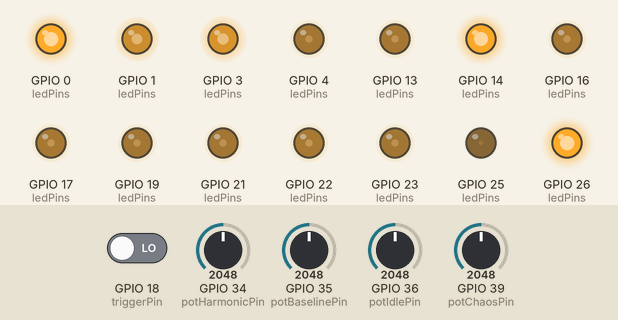
A sketch run on a simulated ESP32. Shown: output pins drawn as LEDs (lit = HIGH). Inputs (shaded band) come from the test bench; at power-on: GPIO 35 (potBaselinePin) = 2048, GPIO 36 (potIdlePin) = 2048, GPIO 18 (triggerPin) LOW, GPIO 39 (potChaosPin) = 2048, GPIO 34 (potHarmonicPin) = 2048. Random numbers use the default seed unless the sketch sets one.

Above: at 1.2 s.
1.3 s: GPIO 35 (potBaselinePin) set to 1960
At 2.0 s:
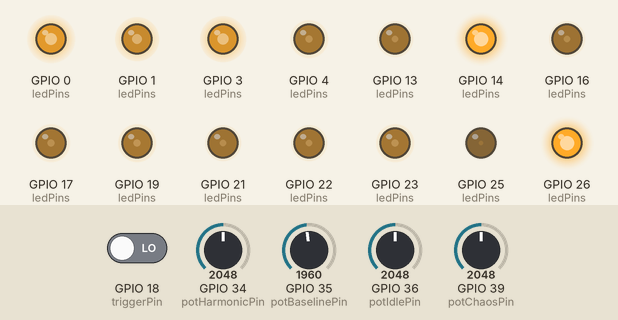
4.3 s: GPIO 36 (potIdlePin) set to 1960
At 4.46 s:
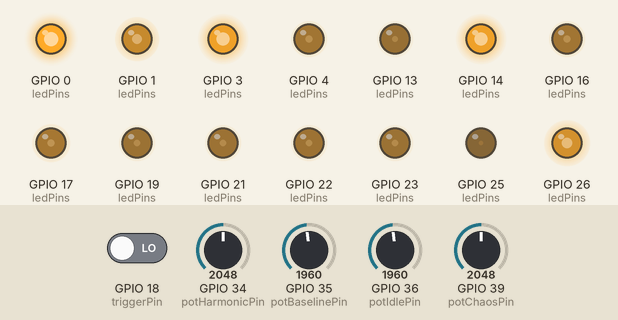
7.3 s: GPIO 18 (triggerPin) driven HIGH
At 7.54 s:
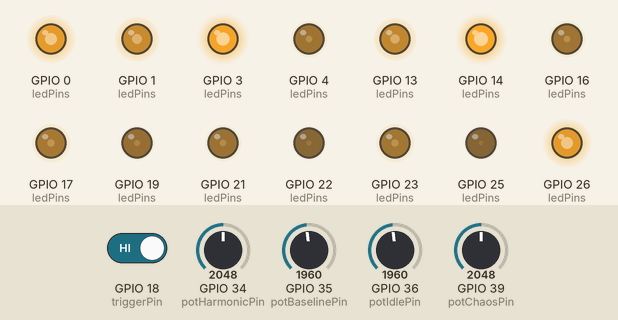
Timing chart, 0 to 8.2 s (numbered marks = the images above; inputs shaded):
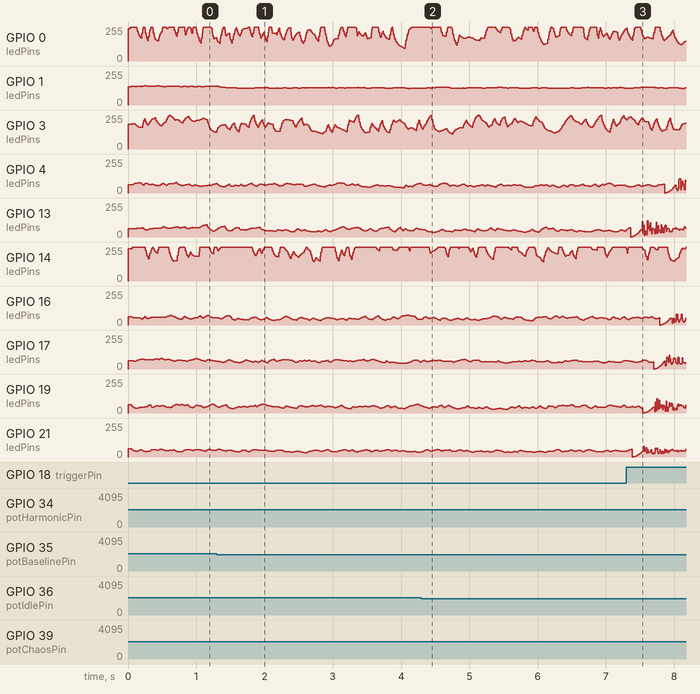

The sketch:

dynFlameSimV1.ino
```cpp
// --- PIN DEFINITIONS ---
const int triggerPin = 18; // Connect a button from this pin to GND

// Potentiometer pins (Master Adjustments)
const uint8_t potIdlePin = 36;      // Adjusts idle flicker intensity
const uint8_t potChaosPin = 39;     // Adjusts chaotic amplitude
const uint8_t potHarmonicPin = 34;  // Adjusts the duration/damping of the harmonic ringing
const uint8_t potBaselinePin = 35;  // Adjusts the overall baseline brightness

// --- MULTI-LED SETUP ---
const int NUM_FLAMES = 14;
const int ledPins[NUM_FLAMES] = {3, 1, 25, 26, 0, 14, 13, 21, 22, 19, 23, 17, 16, 4};

const int freq = 5000;
const int resolution = 12; // 0-4095

enum FlameState { IDLE, DROP, CHAOTIC, HARMONIC };
enum Location { STERN, CABIN, BINNACLE, BATTLE, KITCHEN };

// --- THE FLAME CLASS ---
class Flame {
  public:
    int ledPin;
    FlameState currentState = IDLE;
    Location locationType;
    unsigned long stateStartTime = 0;

    float currentIdlePWM;
    float targetIdlePWM;
    unsigned long lastIdleChange = 0;

    // Internal base recipe values specific to this location
    int baseBaseline;
    int baseIdleIntensity;
    int baseChaosAmplitude;
    float baseHarmonicDamping;

    // "Personality" variables to make each LED unique
    int brightnessOffset;
    float flickerSpeedMod;
    float chaosMod;

    void init(int pin, Location loc) {
      ledPin = pin;
      locationType = loc;
      ledcAttach(ledPin, freq, resolution);

      // Generate unique personality for this specific lantern
      brightnessOffset = random(-200, 200);
      flickerSpeedMod = random(80, 120) / 100.0; // 0.8x to 1.2x speed
      chaosMod = random(80, 120) / 100.0;        // 0.8x to 1.2x chaos intensity

      // Load the historical recipe based on the location
      switch (locationType) {
        case STERN:
          baseBaseline = 3500;
          baseIdleIntensity = 800;
          baseChaosAmplitude = 1500;
          baseHarmonicDamping = 0.010; // Low damping: bounces around a lot
          break;
        case CABIN:
          baseBaseline = 3000;
          baseIdleIntensity = 100;
          baseChaosAmplitude = 800;
          baseHarmonicDamping = 0.040; // High damping: settles very fast
          break;
        case BINNACLE:
          baseBaseline = 1000;
          baseIdleIntensity = 20;
          baseChaosAmplitude = 200;
          baseHarmonicDamping = 0.050; // Max damping: highly protected, stiff flame
          break;
        case BATTLE:
          baseBaseline = 2000;
          baseIdleIntensity = 400;
          baseChaosAmplitude = 1000;
          baseHarmonicDamping = 0.025; // Medium stats
          break;
        case KITCHEN:
          baseBaseline = 4000;
          baseIdleIntensity = 1500;
          baseChaosAmplitude = 2000;
          baseHarmonicDamping = 0.001; // Minimum damping: chaotic fire that never truly settles
          break;
      }

      currentIdlePWM = baseBaseline;
      targetIdlePWM = baseBaseline;
    }

    void update(unsigned long currentTime, float masterBaselineScale, float masterIdleScale, float masterChaosScale, float masterHarmonicScale) {

      // Calculate this LED's specific values using its base recipe, personality mods, and global master scales
      int myBasePWM = constrain((baseBaseline * masterBaselineScale) + brightnessOffset, 50, 4095);
      int myIdleInt = baseIdleIntensity * masterIdleScale * chaosMod;
      int myChaosAmp = baseChaosAmplitude * masterChaosScale * chaosMod;
      float myHarmDamp = baseHarmonicDamping * masterHarmonicScale;

      int outputPWM = myBasePWM;
      unsigned long timeInState = currentTime - stateStartTime;

      switch (currentState) {
        case IDLE:
          if (currentTime - lastIdleChange > random(20 * flickerSpeedMod, 80 * flickerSpeedMod)) {
            targetIdlePWM = myBasePWM + random(-myIdleInt, myIdleInt);
            lastIdleChange = currentTime;
          }
          currentIdlePWM += (targetIdlePWM - currentIdlePWM) * 0.2;
          outputPWM = currentIdlePWM;

          break;

        case DROP:
          if (timeInState < 150) {
            outputPWM = map(timeInState, 0, 150, 100, myBasePWM);
          } else {
            currentState = CHAOTIC;
            stateStartTime = currentTime;
          }
          break;

        case CHAOTIC:
          if (timeInState < 600) {
            float envelope = 1.0 - ((float)timeInState / 600.0);
            int currentChaos = myChaosAmp * envelope;
            outputPWM = myBasePWM + random(-currentChaos, currentChaos);
          } else {
            currentState = HARMONIC;
            stateStartTime = currentTime;
          }
          break;

        case HARMONIC:
          if (timeInState < 2000) {
            float timeSec = timeInState / 1000.0;
            float frequency = 8.0 * flickerSpeedMod; // 8 * flickerSpeedMod Hz oscillation

            // Apply the damped sine wave formula
            float oscillation = sin(2 * PI * frequency * timeSec);
            float damping = exp(-myHarmDamp * timeInState);

            outputPWM = myBasePWM + (int)(myChaosAmp * 0.5 * damping * oscillation);

            if (damping < 0.05) {
              currentState = IDLE;
              currentIdlePWM = outputPWM;
            }
          } else {
            currentState = IDLE;
          }
          break;
      }

      // Constrain to 12-bit bounds before writing
      outputPWM = constrain(outputPWM, 0, 4095);

      // Apply a basic gamma curve for visual realism (squaring)
      // Normalized 0.0-1.0, squared, then mapped back to 0-4095
      float normalized = outputPWM / 4095.0;
      int gammaPWM = (int)((normalized * normalized) * 4095);

      ledcWrite(ledPin, gammaPWM);
    }

    void triggerDrop(unsigned long time) {
      if (currentState == IDLE) {
        currentState = DROP;
        stateStartTime = time;
      }
    }
};

// Create an array of our Flame objects
Flame flames[NUM_FLAMES];

// --- WAVE SEQUENCER VARIABLES ---
bool waveActive = false;
unsigned long waveStartTime = 0;
int currentWaveIndex = 0;
int battleLanternsTriggered = 0;
const int waveDelayMS = 80;

void setup() {
  //Serial.begin(115200);
  //while(!Serial);

  pinMode(triggerPin, INPUT);
  randomSeed(analogRead(12));

  // Initialize your 14 LEDs and assign them to specific locations on your model
  flames[0].init(ledPins[0], STERN);     // 1 Stern Lantern
  flames[1].init(ledPins[1], CABIN);     // 1 Great Cabin
  flames[2].init(ledPins[2], BINNACLE);  // 1 Binnacle
  flames[3].init(ledPins[3], KITCHEN);   // 1 Galley Fire
  flames[4].init(ledPins[4], KITCHEN);
  flames[5].init(ledPins[5], KITCHEN);
  flames[6].init(ledPins[6], BATTLE);    // 8 Battle Lanterns
  flames[7].init(ledPins[7], BATTLE);
  flames[8].init(ledPins[8], BATTLE);
  flames[9].init(ledPins[9], BATTLE);
  flames[10].init(ledPins[10], BATTLE);
  flames[11].init(ledPins[11], BATTLE);
  flames[12].init(ledPins[12], BATTLE);
  flames[13].init(ledPins[13], BATTLE);
}

void loop() {
  unsigned long currentTime = millis();

  // Read potentiometers and map them to a 0.0 to 2.0 multiplier scale (0% to 200%)
  float masterBaselineScale = map(analogRead(potBaselinePin), 0, 4095, 0, 200) / 100.0;
  float masterIdleScale =     map(analogRead(potIdlePin),     0, 4095, 0, 200) / 100.0;
  float masterChaosScale =    map(analogRead(potChaosPin),    0, 4095, 0, 200) / 100.0;
  float masterHarmonicScale = map(analogRead(potHarmonicPin), 0, 4095, 0, 200) / 100.0;

  // --- TRIGGER THE WAVE ---
  if (digitalRead(triggerPin) == HIGH && !waveActive) {
    waveActive = true;
    waveStartTime = currentTime;
    currentWaveIndex = 0;
    battleLanternsTriggered = 0; // Reset our battle-only counter
  }

// --- PROCESS THE WAVE ---
  if (waveActive) {
    if (currentWaveIndex < NUM_FLAMES) {

      // If this specific light is NOT a battle lantern, skip it instantly
      if (flames[currentWaveIndex].locationType != BATTLE) {
        currentWaveIndex++;
      }
      // If it IS a battle lantern, wait for the correct wave timing to trigger it
      else if (currentTime > waveStartTime + (battleLanternsTriggered * waveDelayMS)) {
        flames[currentWaveIndex].triggerDrop(currentTime);
        currentWaveIndex++;
        battleLanternsTriggered++;
      }

    } else {
      // Once we have checked all LEDs in the array, end the wave
      waveActive = false;
    }
  }

  // --- UPDATE ALL FLAMES ---
  for (int i = 0; i < NUM_FLAMES; i++) {
    flames[i].update(currentTime, masterBaselineScale, masterIdleScale, masterChaosScale, masterHarmonicScale);
  }

  delay(10); // Loop pacing
}
```
